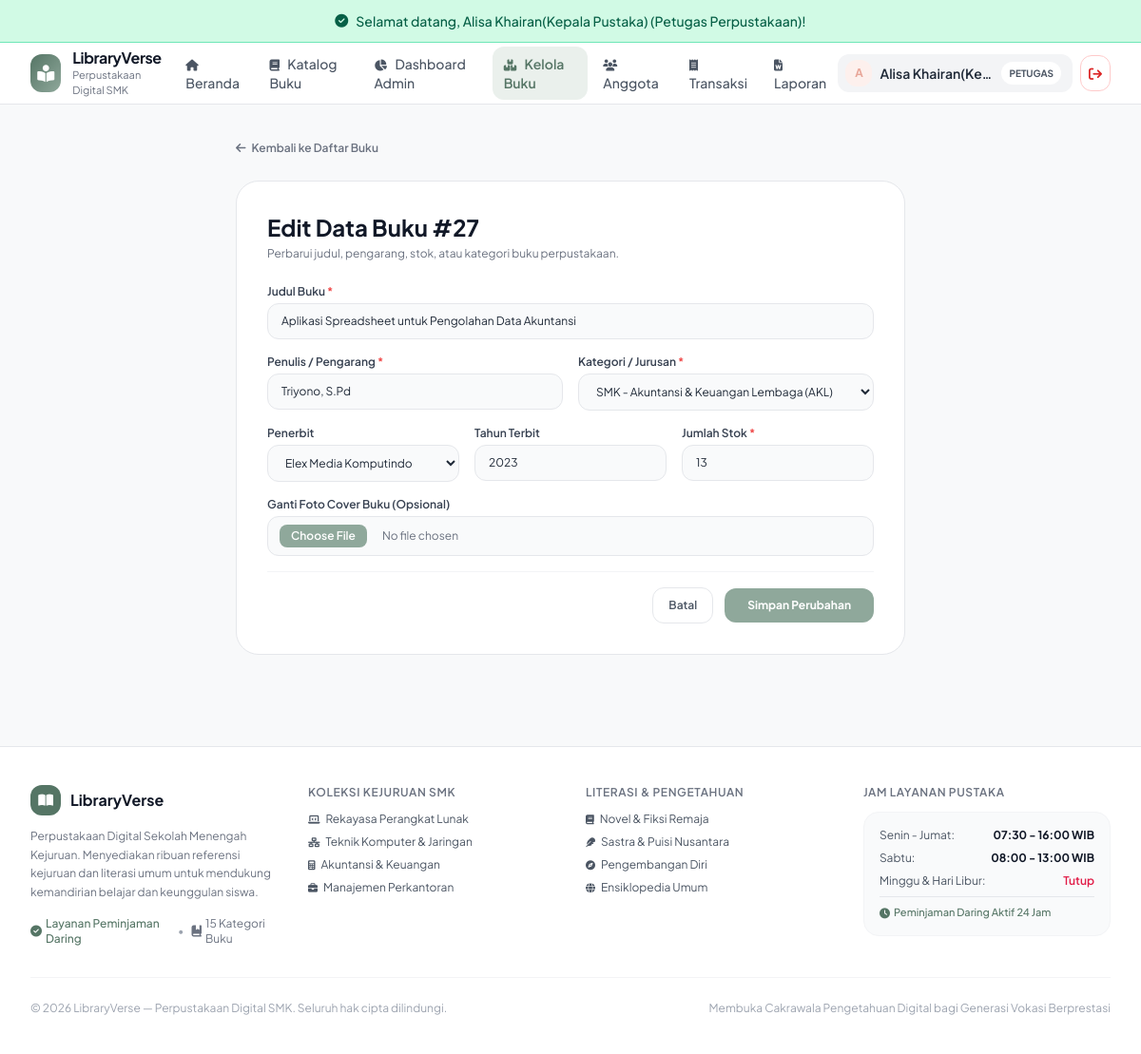
/index.php?c=buku&a=edit&id=27 (signed in), run on the app's committed database.
### tables this page shows
CREATE TABLE `buku` (
  `id_buku` int(11) NOT NULL,
  `judul` varchar(150) NOT NULL,
  `penulis` varchar(80) NOT NULL,
  `id_kategori` int(11) NOT NULL,
  `id_penerbit` int(11) NOT NULL,
  `tahun_terbit` year(4) NOT NULL,
  `stok` int(5) NOT NULL DEFAULT 0,
  `gambar` varchar(100) DEFAULT NULL
);

CREATE TABLE `kategori` (
  `id_kategori` int(11) NOT NULL,
  `nama_kategori` varchar(60) NOT NULL
);

CREATE TABLE `penerbit` (
  `id_penerbit` int(11) NOT NULL,
  `nama_penerbit` varchar(60) NOT NULL,
  `alamat` varchar(150) DEFAULT NULL,
  `telepon` varchar(20) DEFAULT NULL
);

### controller/BukuController.php (called while the page is built, shortened)
<?php
require_once __DIR__ . '/../model/Buku.php';
class BukuController extends Controller {
    public function edit() {
        $id = (int)($_GET['id'] ?? 0);
        $bukuModel = new Buku();
        $buku = $bukuModel->getDetail($id);
        $kategoriModel = new Kategori();
        $penerbitModel = new Penerbit();
        $data = [
            'pageTitle' => 'Edit Buku: ' . $buku['judul'],
            'buku' => $buku,
            'categories' => $kategoriModel->getAll(),
            'publishers' => $penerbitModel->getAll()
        ];
        $this->view('admin/buku/edit', $data);
    }
}
?>

### config/Database.php (called while the page is built, shortened)
<?php
class Database {
    private $host = "sql103.infinityfree.com";
    private $user = "if0_42759950";
    private $pass = "N4VhNZeZ2y";
    private $dbname = "if0_42759950_xii_rpl_1_alisa_paket4";
    private $charset = "utf8mb4";
    private static $instance = null;
    private $dbh;
    private function __construct() {
        $dsn = "mysql:host=" . $this->host . ";dbname=" . $this->dbname . ";charset=" . $this->charset;
        $options = [
            PDO::ATTR_PERSISTENT => true,
            PDO::ATTR_ERRMODE => PDO::ERRMODE_EXCEPTION,
            PDO::ATTR_DEFAULT_FETCH_MODE => PDO::FETCH_ASSOC,
            PDO::ATTR_EMULATE_PREPARES => false,
        ];
        try {
            $this->dbh = new PDO($dsn, $this->user, $this->pass, $options);
        } catch (PDOException $e) {
            $this->error = $e->getMessage();
            die("Koneksi Database Gagal: " . $this->error . "<br>Pastikan database <b>xii_rpl_1_alisa_paket4</b> sudah di-import di phpMyAdmin!");
        }
    }
    public static function getInstance() {
        if (self::$instance === null) {
            self::$instance = new self();
        }
        return self::$instance;
    }
    public function getConnection() {
        return $this->dbh;
    }
}
?>

### model/Model.php (called while the page is built, shortened)
<?php
require_once __DIR__ . '/../config/Database.php';
abstract class Model {
    protected $db;
    protected $table;
    public function __construct() {
        $this->db = Database::getInstance()->getConnection();
    }
    public function getAll() {
        $stmt = $this->db->prepare("SELECT * FROM {$this->table}");
        $stmt->execute();
        return $stmt->fetchAll();
    }
}

### model/Buku.php (called while the page is built, shortened)
<?php
require_once __DIR__ . '/Model.php';
class Buku extends Model {
    public function getDetail($id) {
        $sql = "SELECT b.*, k.nama_kategori, p.nama_penerbit, p.alamat AS alamat_penerbit, p.telepon AS telp_penerbit
                FROM buku b
                LEFT JOIN kategori k ON b.id_kategori = k.id_kategori
                LEFT JOIN penerbit p ON b.id_penerbit = p.id_penerbit
                WHERE b.id_buku = :id LIMIT 1";
        $stmt = $this->db->prepare($sql);
        $stmt->execute([':id' => $id]);
        return $stmt->fetch();
    }
}
?>

### view/admin/buku/edit.php (the view, shortened to what this page needs)
<div class="max-w-3xl mx-auto px-4 sm:px-6 lg:px-8 py-8 space-y-6">
    <div class="mb-4">
        <a href="index.php?c=buku&a=index" class="text-xs font-semibold text-gray-500 hover:text-gray-800 transition inline-flex items-center gap-1.5">
            <i class="fa-solid fa-arrow-left"></i> Kembali ke Daftar Buku
        </a>
    </div>
    <div class="bg-white rounded-3xl p-6 sm:p-8 border border-gray-200 shadow-xs space-y-6">
        <div>
            <h1 class="text-xl sm:text-2xl font-bold text-gray-900">Edit Data Buku #<?= $buku['id_buku'] ?></h1>
            <p class="text-xs text-gray-500 mt-1">Perbarui judul, pengarang, stok, atau kategori buku perpustakaan.</p>
        </div>
        <form action="index.php?c=buku&a=edit&id=<?= $buku['id_buku'] ?>" method="POST" enctype="multipart/form-data" class="space-y-4 text-xs">
            <div class="space-y-1">
                <label class="font-semibold text-gray-700">Judul Buku <span class="text-red-500">*</span></label>
                <input type="text" name="judul" required value="<?= htmlspecialchars($buku['judul']) ?>" class="w-full px-3.5 py-2.5 rounded-xl border border-gray-200 focus:border-[#8FA89B] focus:ring-2 focus:ring-[#8FA89B]/20 outline-none text-gray-800 bg-gray-50 focus:bg-white">
            </div>
            <div class="grid grid-cols-1 sm:grid-cols-2 gap-4">
                <div class="space-y-1">
                    <label class="font-semibold text-gray-700">Penulis / Pengarang <span class="text-red-500">*</span></label>
                    <input type="text" name="penulis" required value="<?= htmlspecialchars($buku['penulis']) ?>" class="w-full px-3.5 py-2.5 rounded-xl border border-gray-200 focus:border-[#8FA89B] outline-none text-gray-800 bg-gray-50 focus:bg-white">
                </div>
                <div class="space-y-1">
                    <label class="font-semibold text-gray-700">Kategori / Jurusan <span class="text-red-500">*</span></label>
                    <select name="id_kategori" required class="w-full px-3.5 py-2.5 rounded-xl border border-gray-200 focus:border-[#8FA89B] outline-none text-gray-800 bg-gray-50 focus:bg-white">
                        <?php foreach ($categories as $cat): ?>
                            <option value="<?= $cat['id_kategori'] ?>" <?= ($cat['id_kategori'] == $buku['id_kategori']) ? 'selected' : '' ?>>
                                <?= htmlspecialchars($cat['nama_kategori']) ?>
                            </option>
                        <?php endforeach; ?>
                    </select>
                </div>
            </div>
            <div class="grid grid-cols-1 sm:grid-cols-3 gap-4">
                <div class="space-y-1">
                    <label class="font-semibold text-gray-700">Penerbit</label>
                    <select name="id_penerbit" class="w-full px-3.5 py-2.5 rounded-xl border border-gray-200 focus:border-[#8FA89B] outline-none text-gray-800 bg-gray-50 focus:bg-white">
                        <?php foreach ($publishers as $pub): ?>
                            <option value="<?= $pub['id_penerbit'] ?>" <?= ($pub['id_penerbit'] == $buku['id_penerbit']) ? 'selected' : '' ?>>
                                <?= htmlspecialchars($pub['nama_penerbit']) ?>
                            </option>
                        <?php endforeach; ?>
                    </select>
                </div>
                <div class="space-y-1">
                    <label class="font-semibold text-gray-700">Tahun Terbit</label>
                    <input type="number" name="tahun_terbit" value="<?= $buku['tahun_terbit'] ?>" class="w-full px-3.5 py-2.5 rounded-xl border border-gray-200 focus:border-[#8FA89B] outline-none text-gray-800 bg-gray-50 focus:bg-white">
                </div>
                <div class="space-y-1">
                    <label class="font-semibold text-gray-700">Jumlah Stok <span class="text-red-500">*</span></label>
                    <input type="number" name="stok" value="<?= $buku['stok'] ?>" min="0" required class="w-full px-3.5 py-2.5 rounded-xl border border-gray-200 focus:border-[#8FA89B] outline-none text-gray-800 bg-gray-50 focus:bg-white">
                </div>
            </div>
            <div class="space-y-1">
                <label class="font-semibold text-gray-700">Ganti Foto Cover Buku (Opsional)</label>
                <input type="file" name="gambar" accept="image/*" class="w-full px-3 py-2 rounded-xl border border-gray-200 text-gray-500 bg-gray-50 file:mr-4 file:py-1 file:px-3 file:rounded-lg file:border-0 file:text-xs file:font-semibold file:bg-[#8FA89B] file:text-white hover:file:bg-[#789687]">
            </div>
            <div class="pt-4 border-t border-gray-100 flex items-center justify-end gap-3">
                <a href="index.php?c=buku&a=index" class="px-4 py-2.5 rounded-xl border border-gray-200 text-gray-600 hover:bg-gray-50 font-semibold text-xs transition">
                    Batal
                </a>
                <button type="submit" class="px-6 py-2.5 rounded-xl bg-[#8FA89B] hover:bg-[#789687] text-white font-bold text-xs transition shadow-xs">
                    Simpan Perubahan
                </button>
            </div>
        </form>
    </div>
</div>

### view/templates/header.php (style rules this page uses)
body { font-family: 'Plus Jakarta Sans', sans-serif; background-color: #F8F9FA; color: #2D3748; }

### data on the page
buku: id_buku "27", judul "Aplikasi Spreadsheet untuk Pengolahan Data Akuntansi", penulis "Triyono, S.Pd", id_kategori "SMK - Akuntansi & Keuangan Lembaga (AKL)", id_penerbit "Elex Media Komputindo", tahun_terbit "2023", stok "13"

### other printed values
$flash['message'] "Selamat datang, Alisa Khairan(Kepala Pustaka) (Petugas Perpustakaan)!"
substr($userName, 0, 1) "A"
$userName "Alisa Khairan(Ke…"
